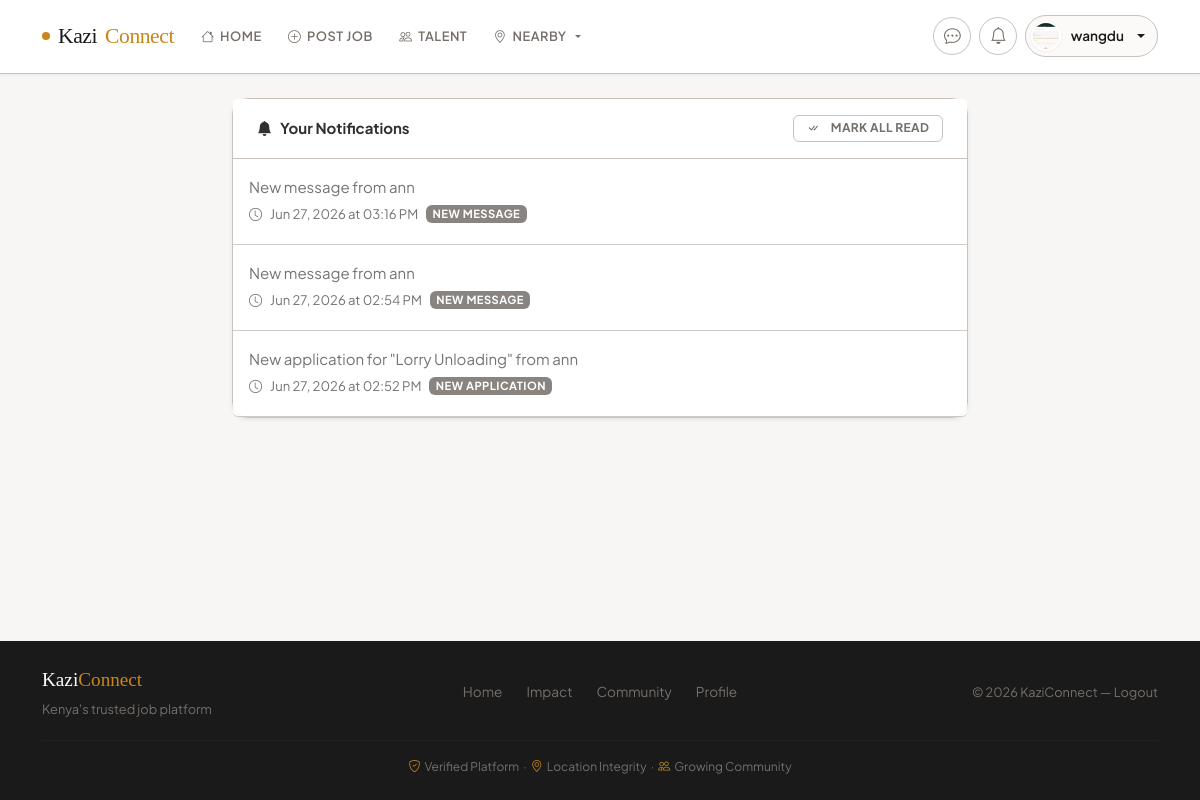
The page /notifications-page (signed in) on the database as committed earlier.
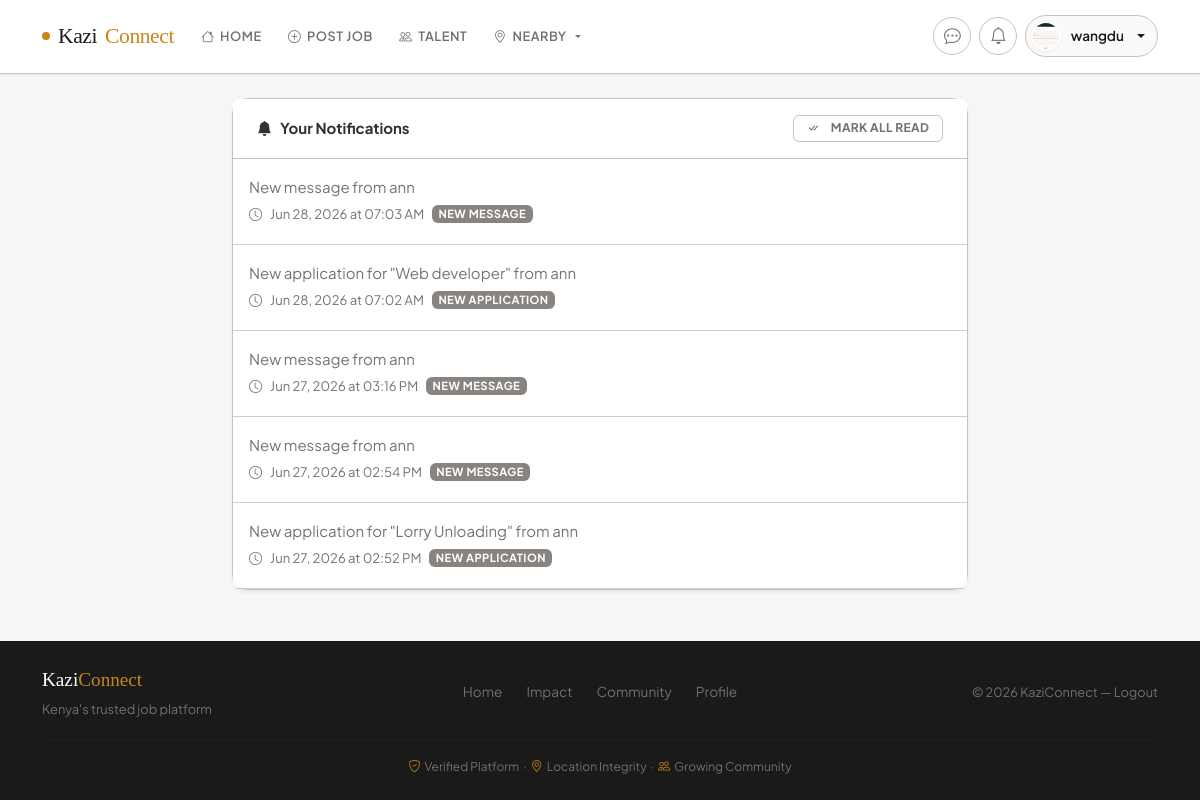
The same page on the database as committed later.
### app.py (models this page shows, shortened)
class Notification(db.Model):
    __tablename__ = 'notification'
    id = db.Column(db.Integer, primary_key=True)
    user_id = db.Column(db.Integer, db.ForeignKey('user.id'), nullable=False)
    message = db.Column(db.String(255), nullable=False)
    type = db.Column(db.String(50), default='info')
    read = db.Column(db.Boolean, default=False)
    created_at = db.Column(db.DateTime, default=lambda: datetime.now(timezone.utc))
    target_url = db.Column(db.String(255), nullable=True)

### app.py (the view)
@app.route('/notifications-page')
@login_required
def notifications_page():
    notifs = Notification.query.filter_by(
        user_id=current_user.id
    ).order_by(Notification.created_at.desc()).all()
    return render_template('notifications.html', notifications=notifs)

### app.py (called while the page is built)
@app.context_processor
def inject_template_helpers():
    return {
        "now": lambda: datetime.utcnow(),
        "csrf_token": generate_csrf,
        "sanitize": sanitize_html
    }

@app.context_processor
def inject_template_helpers():
    return {
        "now": lambda: datetime.now(timezone.utc),
        "csrf_token": generate_csrf,
        "sanitize": sanitize_html
    }

@login_manager.user_loader
def load_user(user_id):
    try:
        return db.session.get(User, int(user_id))
    except (ValueError, TypeError):
        return None

    def is_recruiter(self):
        return self.role == 'recruiter'

### templates/notifications.html (shortened to what this page needs)
{% extends 'base.html' %}
{% block content %}
<div class="row justify-content-center">
  <div class="col-12 col-md-10 col-lg-8">
    <div class="card shadow-sm">
      <div class="card-header d-flex justify-content-between align-items-center bg-white border-bottom">
        <div><strong><i class="bi bi-bell-fill me-2"></i>Your Notifications</strong></div>
        <div>
          <button id="markAll" class="btn btn-sm btn-outline-secondary">
            <i class="bi bi-check-all me-1"></i>Mark all read
          </button>
        </div>
      </div>
      <div class="list-group list-group-flush" id="notifications-list">
        {% for n in notifications %}
          <a href="{{ n.target_url or '#' }}"
             class="notification-item list-group-item list-group-item-action d-flex align-items-start p-3 border-0 border-bottom
                    {% if not n.read %}notification-unread bg-light{% else %}notification-read bg-white text-muted{% endif %}"
             data-notification-id="{{ n.id }}"
             data-read="{{ 'true' if n.read else 'false' }}"
             data-target-url="{{ n.target_url or '#' }}">
            <div class="flex-grow-1">
              <div class="d-flex align-items-start justify-content-between mb-1">
                <div class="flex-grow-1">
                  <div class="{% if not n.read %}fw-semibold text-dark{% else %}text-muted{% endif %} mb-1">
                    {{ n.message }}
                  </div>
                  <div class="small text-muted d-flex align-items-center gap-2">
                    <i class="bi bi-clock"></i>
                    <span>{{ n.created_at.strftime('%b %d, %Y at %I:%M %p') }}</span>
                    {% if n.type %}
                      <span class="badge bg-secondary badge-sm">{{ n.type|replace('_', ' ')|title }}</span>
                    {% endif %}
                  </div>
                </div>
              </div>
            </div>
          </a>
        {% else %}
          <div class="list-group-item text-center py-5 text-muted">
            <i class="bi bi-bell-slash" style="font-size: 2rem;"></i>
            <div class="mt-2">No notifications yet</div>
          </div>
        {% endfor %}
      </div>
    </div>
  </div>
</div>
{% endblock %}

Rows that differ between the two databases and show on the page:
added Notification: message "New message from ann", created_at "Jun 28, 2026 at 07:03 AM", type "NEW MESSAGE"
added Notification: message "New application for \"Web developer\" from ann", created_at "Jun 28, 2026 at 07:02 AM", type "NEW APPLICATION"
